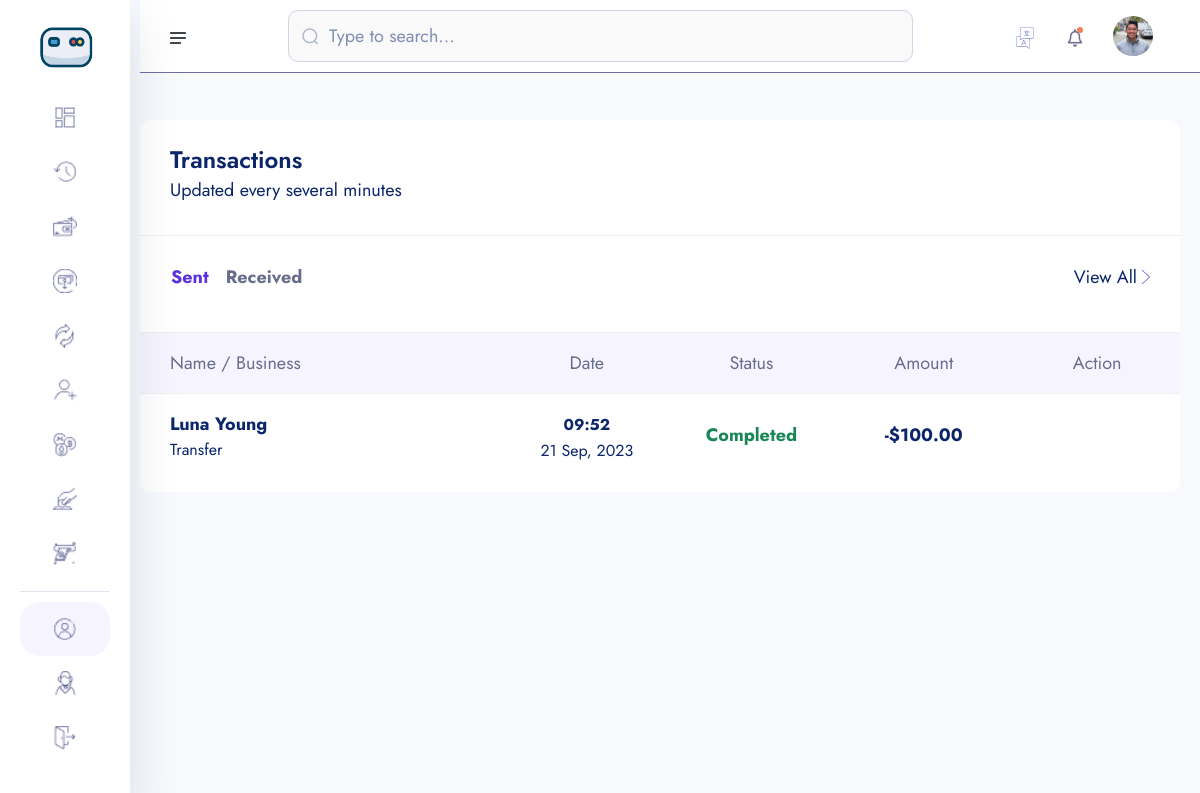
Page /transactions/ (signed in) on the earlier database version.
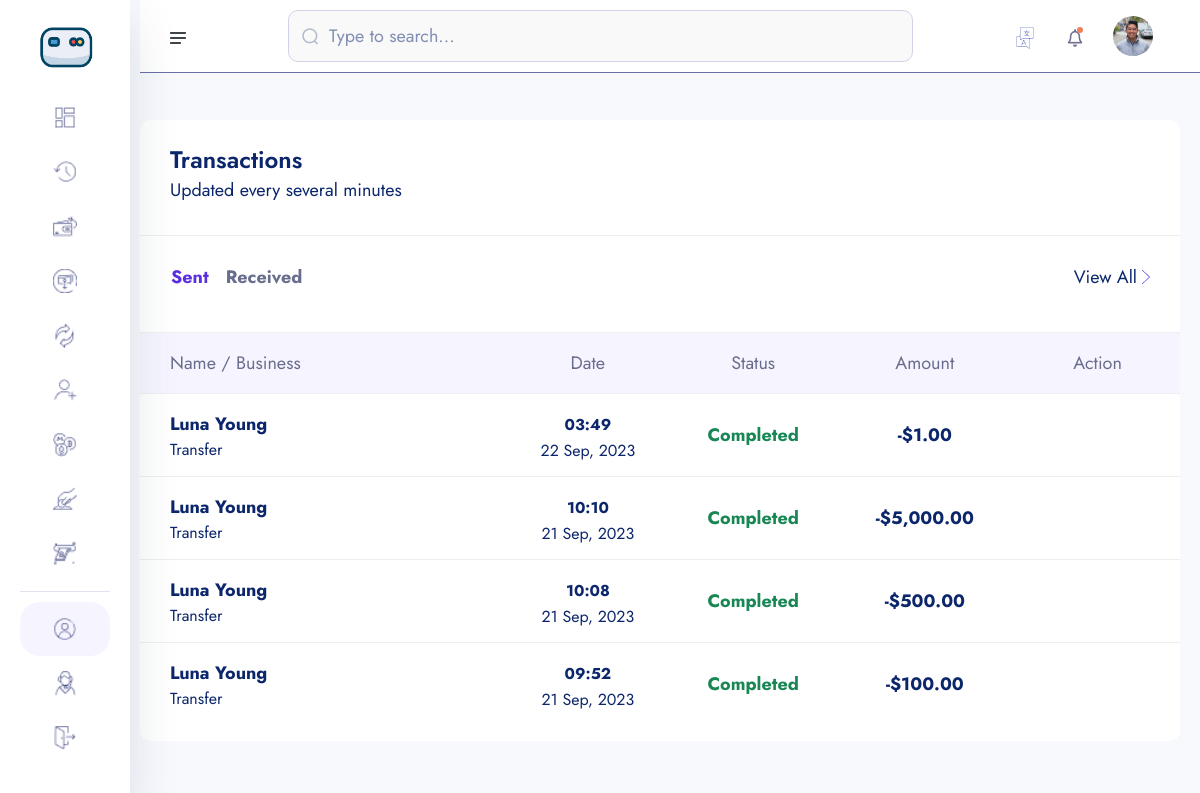
Same page on the later database version.
### userauths/models.py (models this page shows, shortened)
class User(AbstractUser):
    username = models.CharField(max_length=100)
    email = models.EmailField(unique=True)
    is_staff = models.BooleanField(default=False)
    is_superuser = models.BooleanField(default=False)
    USERNAME_FIELD = 'email'
    REQUIRED_FIELDS = ['username']

### account/models.py (models this page shows, shortened)
class KYC(models.Model):
    id = models.UUIDField(primary_key=True, unique=True, default=uuid.uuid4, editable=False)
    user = models.OneToOneField(User, on_delete=models.CASCADE)
    account = models.OneToOneField(Account, on_delete=models.CASCADE, null=True, blank=True)
    full_name = models.CharField(max_length=1000)
    image = models.ImageField(upload_to="kyc", default="default.jpg")
    marital_status = models.CharField(choices=MARITAL_STATUS, max_length=40)
    gender = models.CharField(choices=GENDER, max_length=40)
    identity_type = models.CharField(choices=IDENTITY_TYPE, max_length=140)
    identity_image = models.ImageField(upload_to="kyc", null=True, blank=True)
    date_of_birth = models.DateTimeField(auto_now_add=False)
    signature = models.ImageField(upload_to="kyc")
    country = models.CharField(max_length=100)
    state = models.CharField(max_length=100)
    city = models.CharField(max_length=100)
    mobile = models.CharField(max_length=1000)
    fax = models.CharField(max_length=1000)
    date = models.DateTimeField(auto_now_add=True)

### main_app/models.py (models this page shows, shortened)
class Transaction(models.Model):
    transaction_id = ShortUUIDField(unique=True, length=15, max_length=20, prefix="TRN")
    user = models.ForeignKey(User, on_delete=models.SET_NULL, null=True, related_name="user")
    amount = models.DecimalField(max_digits=12, decimal_places=2, default=0.00)
    description = models.CharField(max_length=1000, null=True, blank=True)
    recipient = models.ForeignKey(User, on_delete=models.SET_NULL, null=True, related_name="recipient")
    sender = models.ForeignKey(User, on_delete=models.SET_NULL, null=True, related_name="sender")
    recipient_account = models.ForeignKey(Account, on_delete=models.SET_NULL, null=True, related_name="recipient_account")
    sender_account = models.ForeignKey(Account, on_delete=models.SET_NULL, null=True, related_name="sender_account")
    status = models.CharField(choices=TRANSACTION_STATUS, max_length=100, default="Pending")
    transaction_type = models.CharField(choices=TRANSACTION_TYPE, max_length=100, default="None")
    date = models.DateTimeField(auto_now_add=True)
    updated = models.DateTimeField(auto_now_add=False, null=True, blank=True)

### main_app/transaction.py (the view)
# urls.py: path("transactions/", transaction.transaction_list, name="transactions"),
@login_required
def transaction_list(request):
    sender_transaction = Transaction.objects.filter(sender=request.user).order_by("-id")
    recipient_transaction = Transaction.objects.filter(recipient=request.user).order_by("-id")
    context = {
        "sender_transaction":sender_transaction,
        "recipient_transaction":recipient_transaction,
    }
    return render(request, "transaction/transaction-list.html", context)

### templates/transaction/transaction-list.html (shortened to what this page needs)
{% extends "partials/dashboard-base.html" %}
{% load static %}
{% load humanize %}
{% block content %}
    <section class="dashboard-section body-collapse">
        <div class="overlay pt-120">
            <div class="container-fruid">
                <div class="row">
                    <div class="col-xl-12 col-lg-12">
                        <div class="section-content">
                            <div class="transactions-area">
                                <div class="section-text">
                                    <h5>Transactions</h5>
                                    <p>Updated every several minutes</p>
                                </div>
                                <div class="top-area d-flex align-items-center justify-content-between">
                                    <ul class="nav nav-tabs" role="tablist">
                                        <li class="nav-item" role="presentation">
                                            <button class="nav-link active" id="latest-tab" data-bs-toggle="tab" data-bs-target="#latest" type="button" role="tab" aria-controls="latest" aria-selected="true">Sent</button>
                                        </li>
                                        <li class="nav-item" role="presentation">
                                            <button class="nav-link" id="upcoming-tab" data-bs-toggle="tab" data-bs-target="#upcoming" type="button" role="tab" aria-controls="upcoming" aria-selected="false">Received</button>
                                        </li>
                                    </ul>
                                    <div class="view-all d-flex align-items-center">
                                        <a href="javascript:void(0)">View All</a>
                                        <img src="{% static 'assets1/images/icon/right-arrow.png' %}" alt="icon">
                                    </div>
                                </div>
                                <div class="tab-content mt-40">
                                    <div class="tab-pane fade show active" id="latest" role="tabpanel" aria-labelledby="latest-tab">
                                        <div class="table-responsive">
                                            <table class="table">
                                                <thead>
                                                    <tr>
                                                        <th scope="col">Name / Business</th>
                                                        <th scope="col">Date</th>
                                                        <th scope="col">Status</th>
                                                        <th scope="col">Amount</th>
                                                        <th scope="col">Action</th>
                                                    </tr>
                                                </thead>
                                                <tbody>
                                                    {% for s in sender_transaction %}
                                                        <tr data-bs-toggle="modal" data-bs-target="#transactionsMod">
                                                            <th scope="row">
                                                                <p>{{s.recipient.kyc.full_name|title}}</p>
                                                                <p class="mdr">{{s.transaction_type|title}}</p>
                                                            </th>
                                                            <td>
                                                                <p><small>{{s.date|date:"h:i"}}</small></p>
                                                                <p class="mdr">{{s.date|date:"d M, Y"}}</p>
                                                            </td>
                                                            <td>
                                                                {% if s.status == 'Completed' %}
                                                                    <p class="text-success">{{s.status|title}}</p>
                                                                {% endif %}
                                                            </td>
                                                            <td>
                                                                <p>-${{s.amount|intcomma}}</p>
                                                            </td>
                                                            <td>
                                                                <a href="{% url "main_app:transaction-detail" s.transaction_id %}" class=""><i class="fa-eye"></i></a>
                                                            </td>
                                                        </tr>
                                                    {% endfor %}
                                                </tbody>
                                            </table>
                                        </div>
                                    </div>
                                </div>
                            </div>
                        </div>
                    </div>
                </div>
            </div>
        </div>
    </section>
{% endblock content %}

### templates/partials/dashboard-base.html (shortened to what this page needs)
{% load static %}
<!doctype html>
<html lang="en">
<head>
    <link rel="stylesheet" href="{% static 'assets1/css/bootstrap.min.css' %}">
    <link rel="stylesheet" href="{% static 'assets1/css/fontawesome.min.css' %}">
    <link rel="stylesheet" href="{% static 'assets1/css/jquery-ui.css' %}">
    <link rel="stylesheet" href="{% static 'assets1/css/plugin/apexcharts.css' %}">
    <link rel="stylesheet" href="{% static 'assets1/css/plugin/nice-select.css' %}">
    <link rel="stylesheet" href="{% static 'assets1/css/arafat-font.css' %}">
    <link rel="stylesheet" href="{% static 'assets1/css/plugin/animate.css' %}">
    <link rel="stylesheet" href="{% static 'assets1/css/style.css' %}">
</head>
<body>
    <header class="header-section body-collapse">
        <div class="overlay">
            <div class="container-fruid">
                <div class="row d-flex header-area">
                    <div class="navbar-area d-flex align-items-center justify-content-between">
                        <div class="sidebar-icon">
                            <img src="{% static 'assets1/images/icon/menu.png' %}" alt="icon">
                        </div>
                        <form method="POST" class="flex-fill">
                            <div class="form-group d-flex align-items-center">
                                <img src="{% static 'assets1/images/icon/search.png' %}" alt="icon">
                                <input type="text" placeholder="Type to search...">
                            </div>
                        </form>
                        <div class="dashboard-nav">
                            <div class="single-item language-area">
                                <div class="language-btn">
                                    <img src="{% static 'assets1/images/icon/lang.png' %}" alt="icon">
                                </div>
                            </div>
                            <div class="single-item notifications-area">
                                <div class="notifications-btn">
                                    <img src="{% static 'assets1/images/icon/bell.png' %}" class="bell-icon" alt="icon">
                                </div>
                            </div>
                            <div class="single-item user-area">
                                <div class="profile-area d-flex align-items-center">
                                    <span class="user-profile">
                                        <img style="width: 40px; height: 40px; border-radius: 50%; object-fit: cover" src="{{ user.kyc.image.url }}" alt="User">
                                    </span>
                                    <i class="fa-solid fa-sort-down"></i>
                                </div>
                            </div>
                        </div>
                    </div>
                    <div class="sidebar-wrapper">
                        <div class="sidebar-logo">
                            <a href="dashboard.html"><img src="{% static 'assets1/images/logo.png' %}" alt="logo" style="height: 50px; border-radius: 50%"></a>
                        </div>
                        <ul>
                            <li>
                                <a href="{% url "account:dashboard" %}">
                                    <img src="{% static 'assets1/images/icon/dashboard.png' %}" alt="Dashboard"> <span>Dashboard</span>
                                </a>
                            </li>
                            <li>
                                <a href="{% url "main_app:transactions" %}">
                                    <img src="{% static 'assets1/images/icon/transactions.png' %}" alt="Transactions"> <span>Transactions</span>
                                </a>
                            </li>
                            <li>
                                <a href="{% url "main_app:search-acct" %}">
                                    <img src="{% static 'assets1/images/icon/pay.png' %}" alt="Pay"> <span>Pay</span>
                                </a>
                            </li>
                            <li>
                                <a href="{% url "main_app:request-search-acct" %}">
                                    <img src="{% static 'assets1/images/icon/receive.png' %}" alt="Receive"> <span>Receive</span>
                                </a>
                            </li>
                            <li>
                                <a href="money-exchange.html">
                                    <img src="{% static 'assets1/images/icon/exchange.png' %}" alt="Exchange"> <span>Exchange</span>
                                </a>
                            </li>
                            <li>
                                <a href="recipients.html">
                                    <img src="{% static 'assets1/images/icon/recipients.png' %}" alt="Recipients"> <span>Recipients</span>
                                </a>
                            </li>
                            <li>
                                <a href="crypto.html">
                                    <img src="{% static 'assets1/images/icon/crypto.png' %}" alt="Crypto"> <span>Crypto</span>
                                </a>
                            </li>
                            <li>
                                <a href="deposit-money.html">
                                    <img src="{% static 'assets1/images/icon/deposit.png' %}" alt="Deposit"> <span>Deposit Money</span>
                                </a>
                            </li>
                            <li>
                                <a href="withdraw-money-step-1.html">
                                    <img src="{% static 'assets1/images/icon/withdraw.png' %}" alt="Withdraw"> <span>Withdraw Money</span>
                                </a>
                            </li>
                        </ul>
                        <ul class="bottom-item">
                            <li class="active">
                                <a href="{% url "account:account" %}">
                                    <img src="{% static 'assets1/images/icon/account.png' %}" alt="Account"> <span>Account</span>
                                </a>
                            </li>
                            <li>
                                <a href="javascript:void(0)">
                                    <img src="{% static 'assets1/images/icon/support.png' %}" alt="Support"> <span>Support</span>
                                </a>
                            </li>
                            <li>
                                <a href="javascript:void(0)">
                                    <img src="{% static 'assets1/images/icon/quit.png' %}" alt="Quit"> <span>Quit</span>
                                </a>
                            </li>
                        </ul>
                        <div class="pt-120">
                        </div>
                    </div>
                </div>
            </div>
        </div>
    </header>
{% block content %}
{% endblock content %}
    </body>
</html>

Differences in the rows shown:
added Transaction: recipient.kyc.full_name "Luna Young", transaction_type "Transfer", date "03:49", date "22 Sep, 2023", status "Completed", amount "1.00"
added Transaction: recipient.kyc.full_name "Luna Young", transaction_type "Transfer", date "10:10", date "21 Sep, 2023", status "Completed", amount "5,000.00"
added Transaction: recipient.kyc.full_name "Luna Young", transaction_type "Transfer", date "10:08", date "21 Sep, 2023", status "Completed", amount "500.00"
